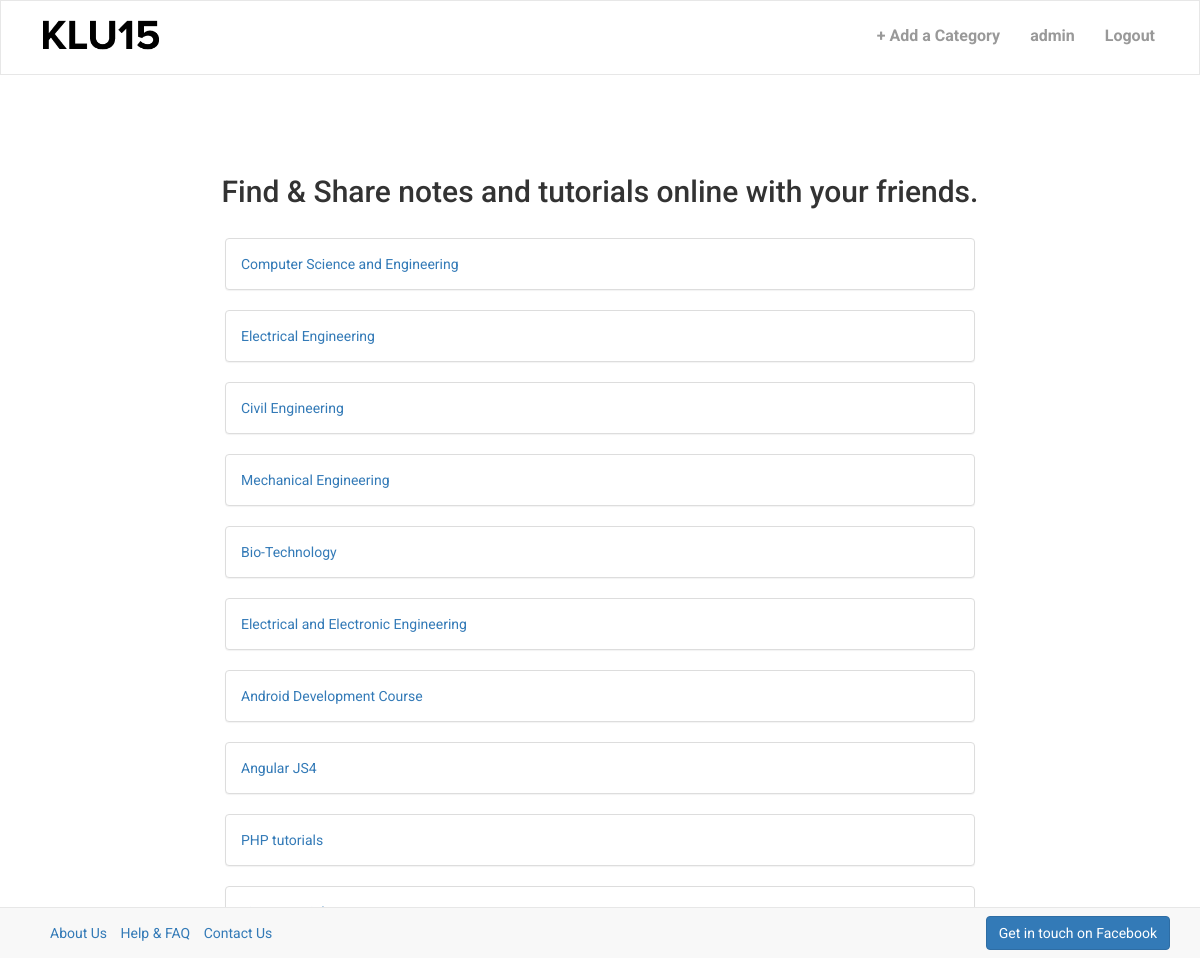
The app's page /rango/ (signed in) with its own data.
### rango/models.py (models this page shows, shortened)
class Category(models.Model):
    name = models.CharField(max_length=128, unique=True)
    slug = models.SlugField(unique=True)
    class Meta:
        verbose_name_plural = 'categories'

### rango/views.py (the view, shortened to what this page needs)
def index(request):
    category_list = Category.objects.all()
    form = CategoryForm()
    context_dict = {'categories': category_list, 'form': form}
    return render(request, 'rango/index.html', context_dict)

### templates/rango/index.html (shortened to what this page needs)
    {% extends 'rango/base.html' %}
    {% load crispy_forms_tags %}
    {% load staticfiles %}
    {% block body_block %}
				<div class="container">
					<h2 class="text-center">Find & Share notes and tutorials online with your friends.</h2>
				<div class="row">
					<div class="col-md-8 col-md-offset-2">
						<div>
                                 {% if categories %}
                                     {% for category in categories %}
							<div class="panel panel-default">
								<div class="panel-body">
									<a href="/rango/category/{{ category.slug }}">{{ category.name }}</a>
								</div>
							</div>
                                      {% endfor %}
                                     {% else %}
							<strong>There are no categories</strong>
                                    {% endif %}
						</div>
					</div>
				</div>
			</div>
			<div class="navbar navbar-default navbar-fixed-bottom">
				<div class="container">
					<ul class="list-inline navbar-text pull-left">
						<li>
							<a href="">About Us</a>
						</li>
						<li>
							<a href="">Help & FAQ</a>
						</li>
						<li>
							<a href="">Contact Us</a>
						</li>
					</ul>
					<a href="https://www.facebook.com/groups/klu15/" class="navbar-btn btn-primary btn pull-right">Get in touch on Facebook</a>
				</div>
			</div>
{% endblock %}

### templates/rango/base.html (shortened to what this page needs)
<!DOCTYPE html>
{% load crispy_forms_tags %}
{% load staticfiles %}
<html lang="en">
<head>
    <link rel="stylesheet" href="https://maxcdn.bootstrapcdn.com/bootstrap/3.3.7/css/bootstrap.min.css">
    <link rel="stylesheet" type="text/css" href="{% static "css/style.css" %}" />
</head>
<nav class="navbar navbar-default navbar-custom">
    <div class="container">
        <div class="navbar-header">
            <a class="navbar-brand" href="/rango/">
                <img src="{% static "images/black.png" %}">
            </a>
        </div>
        <div class="collapse navbar-collapse" id="bs-example-navbar-collapse-1">
            <ul class="nav navbar-nav navbar-right">
                {% if user.is_authenticated %}
                <li>
                {% block link_block %}
                    <a href="#" data-toggle="modal" data-target="#myModal2">+ Add a Category</a>
                {% endblock %}
                </li>
                <li><a href="#">{{ user.get_username }}</a>
                </li>
                <li><a href="/rango/logout">Logout</a> </li>
                {% endif %}
            </ul>
        </div>
    </div>
</nav></br></br></br>
<body>
  {% block body_block %}{% endblock %}
</body>
</html>

### static/css/style.css (style rules this page uses)
body { font-family: 'Roboto', sans-serif; overflow-y: scroll; }
.navbar-custom { font-family: 'Roboto', sans-serif; font-size: 16px; font-weight: 700; padding-top: 10px; min-height: 75px; background-color: white; color:#000; border-radius:0; }
ul.nav li a, ul.nav li a:visited { color: #999 !important; }
.navbar-brand { padding: 0px; }
.navbar-brand>img { height: 100%; padding: 0px 15px; width: auto; }

### records on screen
Category: name "Computer Science and Engineering"
Category: name "Electrical Engineering"
Category: name "Civil Engineering"
Category: name "Mechanical Engineering"
Category: name "Bio-Technology"
Category: name "Electrical and Electronic Engineering"
Category: name "Android Development Course"
Category: name "Angular JS4"
Category: name "PHP tutorials"

### other values on screen
{{ user.get_username }} "admin"
